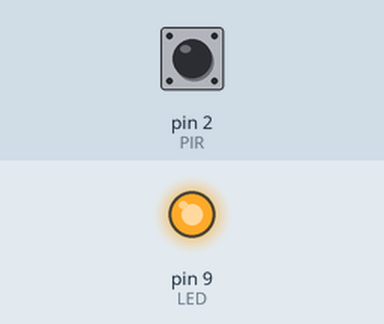
Recording of a sketch running on a simulated Arduino Uno, built with avr-gcc and run on an emulated ATmega328P. Parts: output pins drawn as LEDs (lit = HIGH). Dashed ring = blinking. The test bench sets the inputs (shaded band); at power-on: pin 2 (PIR) HIGH. What the sketch prints to the serial monitor is not drawn.

Above: at 2.2 s.
2.3 s: pin 2 (PIR) driven LOW
At 3.3 s:
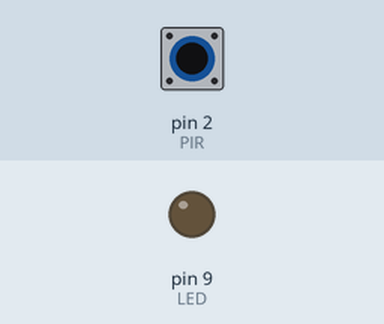
4.2 s: pin 2 (PIR) driven HIGH
At 4.8 s:
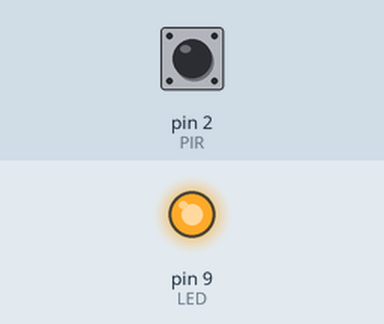
7.2 s: pin 2 (PIR) pulsed LOW 2 times (0.12 s each, 0.3 s apart)
At 7.41 s:
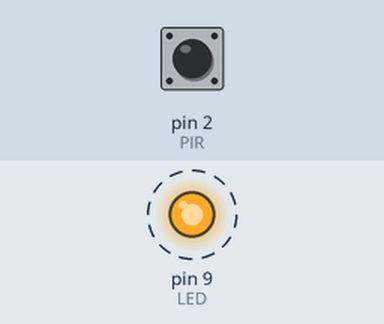
10.8 s: pin 2 (PIR) pulsed LOW 5 times (0.12 s each, 0.3 s apart)
At 12.5 s:
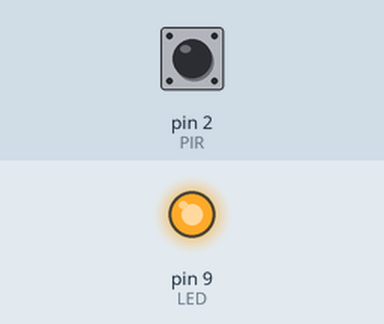
Timing chart, 0 to 14.0 s (numbered marks = the images above; inputs shaded):
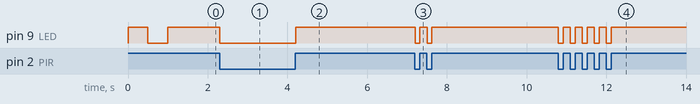

Measured:
- after the input at 2.3 s, pin 9 (LED): HIGH → LOW at once
- after the input at 4.2 s, pin 9 (LED): LOW → HIGH at once
- after the input at 7.2 s, pin 9 (LED): alternates HIGH for 0.18 s and LOW for 0.12 s, 4 changes in all, then stays HIGH, starting at once
- after the input at 10.8 s, pin 9 (LED): alternates HIGH for 0.18 s and LOW for 0.12 s, 10 changes in all, then stays HIGH, starting at once

The sketch:

PIR.ino
```cpp
// Don Le, 3/24/25
// Week 4 Lab

const int LED=9;//The LED is connected to pin 9
const int PIR=2;//The PIR is connected to pin 2

void setup()
{
  Serial.begin(9600);
  pinMode (LED, OUTPUT);
  pinMode (PIR, INPUT);
  digitalWrite(LED,HIGH);
  delay (500);
  digitalWrite (LED,LOW);
  delay (500);
}
void loop()
{
  if (digitalRead(PIR) == LOW)
  {
    digitalWrite(LED, LOW);
    Serial.println("High");
  }
  else
  {
    digitalWrite(LED, HIGH);
    Serial.println("Low");
  }
}
```
